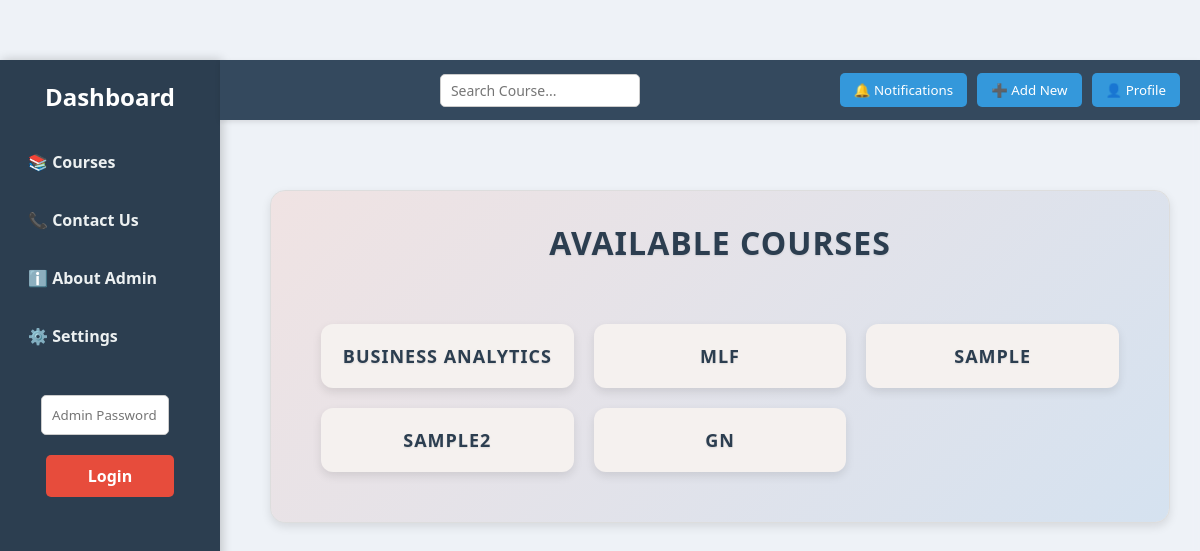
The page / on the database its author committed.
### tables this page shows
CREATE TABLE courses (
            id INTEGER PRIMARY KEY AUTOINCREMENT,
            name TEXT NOT NULL
        );

### app.py (the view)
@app.route('/', methods=['GET', 'POST'])
def course_view():
    conn = sqlite3.connect('database.db')
    c = conn.cursor()
    c.execute('SELECT * FROM courses')
    courses = c.fetchall()
    conn.close()
    admin_mode = session.get('admin_mode', False)
    return render_template('course_view.html', courses=courses, admin_mode=admin_mode)

### templates/course_view.html (shortened to what this page needs)
<!DOCTYPE html>
<html lang="en">
<head>
    <link rel="stylesheet" href="{{ url_for('static', filename='style.css') }}">
</head>
<body>
    <div class="sidebar">
        <h2>Dashboard</h2>
        <a href="{{ url_for('course_view') }}">📚 Courses</a>
        <a href="#">📞 Contact Us</a>
        <a href="#">ℹ️ About Admin</a>
        <a href="#">⚙️ Settings</a>
        {% if not admin_mode %}
            <form class="admin-login-form" action="{{ url_for('admin_login') }}" method="post">
                <input class="password-input" type="password" name="password" placeholder="Admin Password" required>
                <button class="btn login-btn" type="submit">Login</button>
            </form>
        {% else %}
            <a href="{{ url_for('admin_add_course') }}">➕ Add Course</a>
            <a href="{{ url_for('admin_logout') }}">🚪 Exit Admin</a>
        {% endif %}
    </div>
    <div class="navbar">
        <input type="text" id="globalSearch" class="global-search" placeholder="Search Course...">
        <div class="navbar-buttons">
            <button class="nav-btn">🔔 Notifications</button>
            <button class="nav-btn">➕ Add New</button>
            <button class="nav-btn">👤 Profile</button>
        </div>
    </div>
    <div class="main-content">
        <div class="container">
            <h1 class="page-title">Available Courses</h1>
            {% if courses %}
            <div class="course-grid" id="courseList">
                {% for course in courses %}
                    <div class="course-card">
                        <a class="course-link" href="{{ url_for('course_detail', course_id=course[0]) }}">{{ course[1] }}</a>
                    </div>
                {% endfor %}
            </div>
            {% else %}
                <p class="no-courses">No courses available.</p>
            {% endif %}
        </div>
    </div>
</body>
</html>

### rows shown on the page
courses: name "BUSINESS ANALYTICS"
courses: name "MLF"
courses: name "SAMPLE"
courses: name "SAMPLE2"
courses: name "GN"
